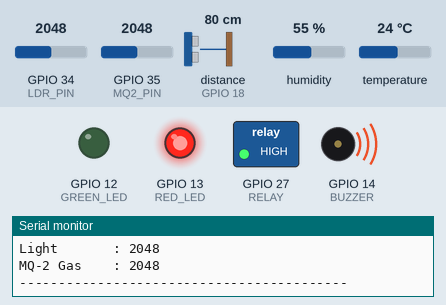
This sketch was run on a simulated ESP32. On the bench: switched loads named in the sketch (green lamp = pin HIGH), output pins drawn as LEDs (lit = HIGH), buzzer (waves = sounding, pin HIGH), the last lines printed to the serial monitor. Wiring (inferred from the names in the program): ultrasonic range finder: trigger GPIO 5; echo GPIO 18. The test bench sets the inputs (shaded band); at power-on: GPIO 35 (MQ2_PIN) = 2048, GPIO 34 (LDR_PIN) = 2048, distance to the obstacle (sensor on GPIO 18) 80 cm, humidity 55 %, temperature 24 °C. The echo pulse lasts 58.3 µs per cm; WiFi joins after 1.5 s; servers stay silent unless stated; a WiFi scan finds three made-up networks; pins used as bus, display or sensor lines are not drawn.

Above: at 4.7 s.
4.8 s: GPIO 35 (MQ2_PIN) set to 1828
6.3 s: GPIO 35 (MQ2_PIN) set to 1761
At 7.5 s:
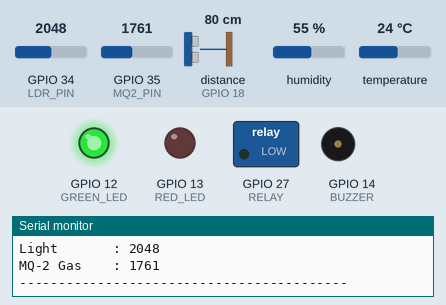
7.9 s: GPIO 35 (MQ2_PIN) set to 1840
At 9.2 s:
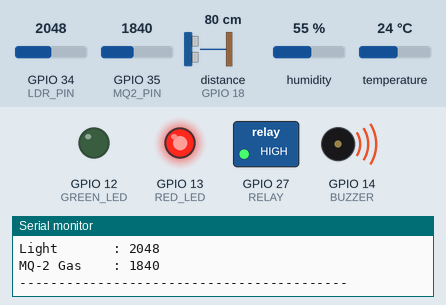
Timing chart, 0 to 10.9 s (numbered marks = the images above; inputs shaded):
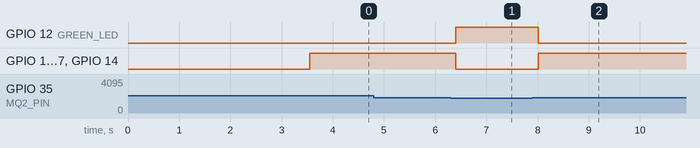

Measured:
- the behaviour switches between 1800 and 1799 on GPIO 35 (MQ2_PIN) (found by bisection; images 0 and 1)
- after the input at 6.3 s, GPIO 12 (GREEN_LED): LOW → HIGH after 0.11 s; GPIO 13 (RED_LED), GPIO 27 (RELAY), GPIO 14 (BUZZER): HIGH → LOW after 0.11 s
- after the input at 7.9 s, GPIO 12 (GREEN_LED): HIGH → LOW after 0.12 s; GPIO 13 (RED_LED), GPIO 27 (RELAY), GPIO 14 (BUZZER): LOW → HIGH after 0.12 s

The sketch:

esp32_wifi_firmware.ino
```cpp
/*
 * ESP32 Smart Home IoT Firmware (Dual-Mode: USB Serial + Wi-Fi REST API + Hardware Control)
 *
 * Monitored Hardware:
 *  - DHT11 (Temperature & Humidity) -> Pin 4
 *  - HC-SR04 (Distance Ultrasonic)   -> Trig: Pin 5, Echo: Pin 18
 *  - LDR Light Sensor                -> Pin 34 (ADC)
 *  - MQ-2 Gas Sensor                 -> Pin 35 (ADC)
 *  - Green LED                       -> Pin 12
 *  - Red LED                         -> Pin 13
 *  - Buzzer                          -> Pin 14
 *  - Relay                           -> Pin 27
 */

#include <DHT.h>
#include <WebServer.h>
#include <WiFi.h>

// ==================== CONFIGURATION ====================
const char *ssid = "Tahmid's iPhone"; // Target Wi-Fi name
const char *password = "asdfghjkl";   // Target Wi-Fi password

#define DHTPIN 4
#define DHTTYPE DHT11

#define TRIG_PIN 5
#define ECHO_PIN 18

#define LDR_PIN 34
#define MQ2_PIN 35

#define GREEN_LED 12
#define RED_LED 13
#define BUZZER 14
#define RELAY 27

// Threshold Limits
const float TEMP_THRESH = 35.0;
const float HUMIDITY_THRESH = 80.0;
const float DISTANCE_THRESH = 20.0;
const int GAS_THRESH = 1800;

// Initialize Objects
DHT dht(DHTPIN, DHTTYPE);
WebServer server(80);

// Sensor Globals
float temperature = 0.0;
float humidity = 0.0;
float distance = 0.0;
int lightLevel = 0;
int gasLevel = 0;
bool isWifiConnected = false;

void setup() {
  Serial.begin(115200);

  // Pin Modes
  pinMode(TRIG_PIN, OUTPUT);
  pinMode(ECHO_PIN, INPUT);
  pinMode(GREEN_LED, OUTPUT);
  pinMode(RED_LED, OUTPUT);
  pinMode(BUZZER, OUTPUT);
  pinMode(RELAY, OUTPUT);

  dht.begin();

  Serial.println("\n------------------------------------------");
  Serial.println("🔍 Scanning Wi-Fi networks...");

  // Scan available networks to handle iPhone special apostrophes (' vs ’)
  int numNetworks = WiFi.scanNetworks();
  String matchedSsid = ssid;

  for (int i = 0; i < numNetworks; i++) {
    String found = WiFi.SSID(i);
    // If network name contains Tahmid or iPhone, auto-match exact broadcast name!
    if (found.indexOf("Tahmid") >= 0 || found.indexOf("iPhone") >= 0 || found.indexOf("iphone") >= 0) {
      matchedSsid = found;
      Serial.print("✅ Found matching Hotspot SSID: ");
      Serial.println(matchedSsid);
      break;
    }
  }

  Serial.print("Connecting to Wi-Fi: ");
  Serial.println(matchedSsid);
  WiFi.begin(matchedSsid.c_str(), password);

  int wifiTimeout = 0;
  while (WiFi.status() != WL_CONNECTED && wifiTimeout < 20) {
    delay(500);
    Serial.print(".");
    wifiTimeout++;
  }

  if (WiFi.status() == WL_CONNECTED) {
    isWifiConnected = true;
    Serial.println("\n✅ Wi-Fi Connected Successfully!");
    Serial.print("📡 ESP32 IP Address: ");
    Serial.println(WiFi.localIP());

    server.on("/api/sensors", HTTP_GET, handleGetSensors);
    server.onNotFound([]() { server.send(404, "text/plain", "Not Found"); });
    server.begin();
    Serial.println("🌐 HTTP Web Server Started!");
  } else {
    Serial.println("\n⚠️ Wi-Fi Hotspot not connected. Continuing in USB Serial Mode!");
  }

  Serial.println("------------------------------------------");
}

void loop() {
  if (isWifiConnected) {
    server.handleClient();
  }
  readSensors();
  updateActuators();
  delay(100); // 100ms fast real-time loop
}

void readSensors() {
  // 1. Temperature & Humidity
  float t = dht.readTemperature();
  float h = dht.readHumidity();
  if (!isnan(t))
    temperature = t;
  if (!isnan(h))
    humidity = h;

  // 2. HC-SR04 Distance
  digitalWrite(TRIG_PIN, LOW);
  delayMicroseconds(2);
  digitalWrite(TRIG_PIN, HIGH);
  delayMicroseconds(10);
  digitalWrite(TRIG_PIN, LOW);
  long duration = pulseIn(ECHO_PIN, HIGH);
  distance = (duration * 0.0343) / 2.0;

  // 3. LDR & MQ-2 Analog Readings
  lightLevel = analogRead(LDR_PIN);
  gasLevel = analogRead(MQ2_PIN);

  // Stream output to USB Serial continuously
  Serial.print("Temperature : ");
  Serial.print(temperature);
  Serial.println(" °C");
  Serial.print("Humidity    : ");
  Serial.print(humidity);
  Serial.println(" %");
  Serial.print("Distance    : ");
  Serial.print(distance);
  Serial.println(" cm");
  Serial.print("Light       : ");
  Serial.println(lightLevel);
  Serial.print("MQ-2 Gas    : ");
  Serial.println(gasLevel);
  Serial.println("------------------------------------------");
}

void updateActuators() {
  bool isAlert =
      (temperature >= TEMP_THRESH) || (humidity >= HUMIDITY_THRESH) ||
      (distance > 0 && distance <= DISTANCE_THRESH) || (gasLevel >= GAS_THRESH);

  if (isAlert) {
    digitalWrite(GREEN_LED, LOW);
    digitalWrite(RED_LED, HIGH);
    digitalWrite(BUZZER, HIGH);
    digitalWrite(RELAY, HIGH);
  } else {
    digitalWrite(GREEN_LED, HIGH);
    digitalWrite(RED_LED, LOW);
    digitalWrite(BUZZER, LOW);
    digitalWrite(RELAY, LOW);
  }
}

void handleGetSensors() {
  server.sendHeader("Access-Control-Allow-Origin", "*");

  String json = "{";
  json += "\"temperature\":" + String(temperature, 1) + ",";
  json += "\"humidity\":" + String(humidity, 1) + ",";
  json += "\"distance\":" + String(distance, 1) + ",";
  json += "\"light\":" + String(lightLevel) + ",";
  json += "\"gas\":" + String(gasLevel);
  json += "}";

  server.send(200, "application/json", json);
}
```
